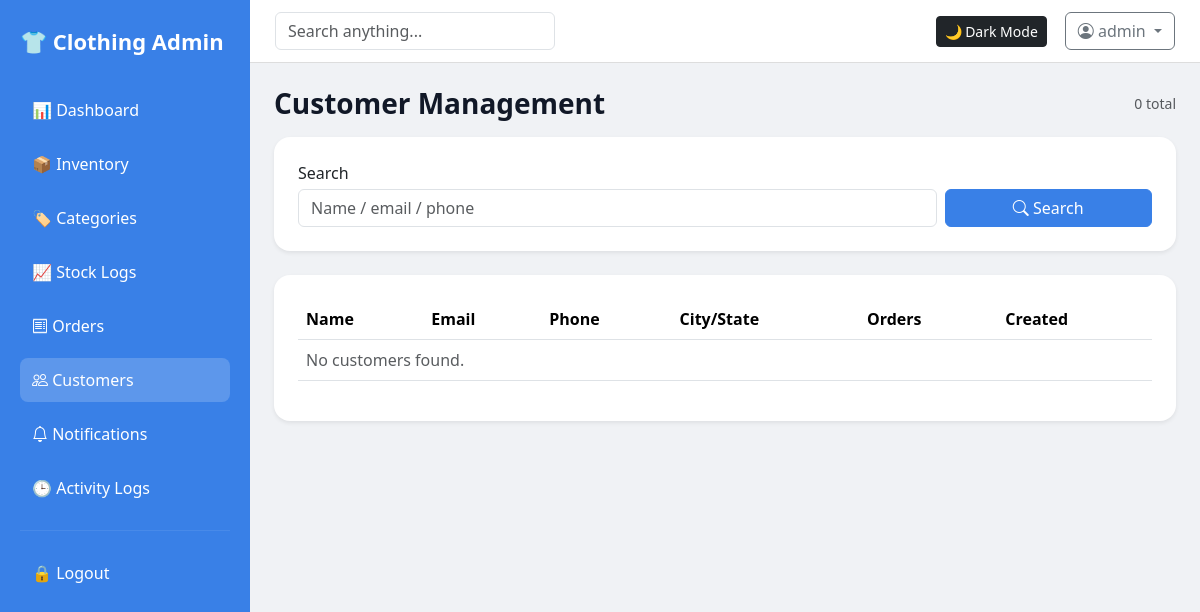
Before: /admin/customers (signed in) with the older database file.
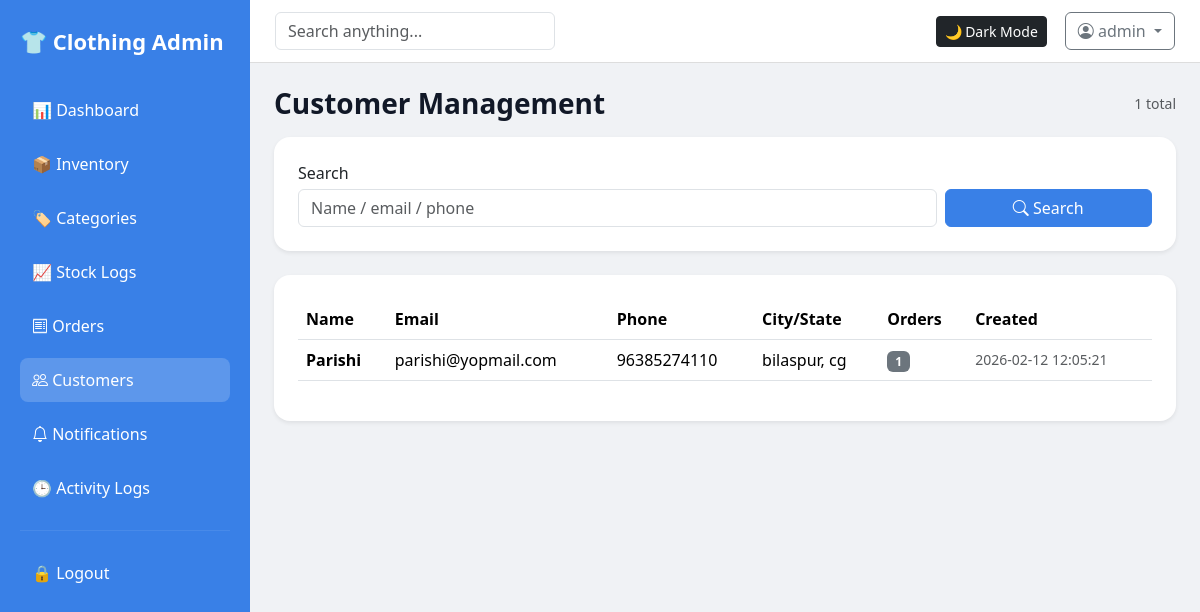
After: the same page with the newer database file.
### tables this page shows
CREATE TABLE customers (
            id INTEGER PRIMARY KEY AUTOINCREMENT,
            name TEXT NOT NULL,
            email TEXT UNIQUE NOT NULL,
            phone TEXT,
            address TEXT,
            city TEXT,
            state TEXT,
            zip_code TEXT,
            created_at TEXT
        );

### customer_routes.py (the view)
    @app.route("/admin/customers")
    @require_login
    @require_role("admin", "superadmin")
    def admin_customers():
        db = get_db()
        search = request.args.get("search", "").strip()
        page = int(request.args.get("page", 1))
        per_page = 15
        where_clause = "WHERE 1=1"
        params = []
        if search:
            where_clause += " AND (name LIKE ? OR email LIKE ? OR phone LIKE ?)"
            like = f"%{search}%"
            params.extend([like, like, like])
        count_row = db.execute(f"SELECT COUNT(*) AS cnt FROM customers {where_clause}", params).fetchone()
        total = count_row["cnt"] if count_row else 0
        total_pages = max(1, ceil(total / per_page)) if total else 1
        if page > total_pages:
            page = total_pages
        if page < 1:
            page = 1
        offset = (page - 1) * per_page
        customers = db.execute(
            f"""
            SELECT c.*, COUNT(o.id) AS order_count
            FROM customers c
            LEFT JOIN orders o ON c.id = o.customer_id
            {where_clause}
            GROUP BY c.id
            ORDER BY c.created_at DESC
            LIMIT ? OFFSET ?
            """,
            params + [per_page, offset],
        ).fetchall()
        pages = list(range(1, total_pages + 1))
        return render_template(
            "admin_customers.html",
            customers=customers,
            search=search,
            page=page,
            pages=pages,
            total=total,
            title="Customer Management",
        )

### app.py (called while the page is built)
def get_db():
    conn = sqlite3.connect(os.path.join(BASE_DIR, "inventory.db"))
    conn.row_factory = sqlite3.Row
    return conn

def require_login(f):
    @wraps(f)
    def wrapper(*args, **kwargs):
        if not session.get("admin"):
            return redirect(url_for("login"))
        return f(*args, **kwargs)
    return wrapper

def require_role(*roles):
    def decorator(f):
        @wraps(f)
        def wrapper(*args, **kwargs):
            if not session.get("admin"):
                return redirect(url_for("login"))
            role = session.get("role", "staff")
            if role not in roles:
                flash("You do not have permission for this action.", "danger")
                return redirect(url_for("dashboard"))
            return f(*args, **kwargs)
        return wrapper
    return decorator

### templates/admin_customers.html (shortened to what this page needs)
{% extends "base.html" %}
{% block content %}
<div class="d-flex flex-wrap justify-content-between align-items-center gap-2 mb-3">
    <h3 class="fw-bold mb-0">Customer Management</h3>
    <div class="text-muted small">{{ total }} total</div>
</div>
<div class="card shadow-sm p-4 mb-4">
    <form method="GET" class="row g-2 align-items-end">
        <div class="col-md-9">
            <label class="form-label mb-1">Search</label>
            <input class="form-control" name="search" value="{{ search }}" placeholder="Name / email / phone">
        </div>
        <div class="col-md-3 d-grid">
            <button class="btn btn-primary"><i class="bi bi-search"></i> Search</button>
        </div>
    </form>
</div>
<div class="card shadow-sm p-4">
    <div class="table-responsive">
        <table class="table align-middle">
            <thead>
                <tr>
                    <th>Name</th>
                    <th>Email</th>
                    <th>Phone</th>
                    <th>City/State</th>
                    <th>Orders</th>
                    <th>Created</th>
                </tr>
            </thead>
            <tbody>
                {% for c in customers %}
                <tr>
                    <td class="fw-semibold">{{ c.name }}</td>
                    <td>{{ c.email }}</td>
                    <td>{{ c.phone or '-' }}</td>
                    <td>{{ c.city or '-' }}{% if c.state %}, {{ c.state }}{% endif %}</td>
                    <td><span class="badge bg-secondary">{{ c.order_count }}</span></td>
                    <td class="text-muted small">{{ c.created_at }}</td>
                </tr>
                {% else %}
                <tr>
                    <td colspan="6" class="text-muted">No customers found.</td>
                </tr>
                {% endfor %}
            </tbody>
        </table>
    </div>
</div>
{% endblock %}

Changed rows visible on the page:
added customers: name "Parishi", email "parishi@yopmail.com", phone "96385274110", city "bilaspur", state "cg", order_count "1", created_at "2026-02-12 12:05:21"
Other visible differences:
{{ total }}: "0" → "1"
text no longer shown: "No customers found."
